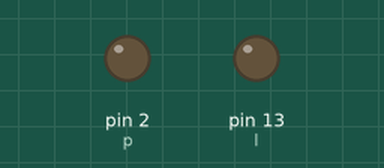
Simulated run of this sketch. Board: Arduino Uno, built with avr-gcc and run on an emulated ATmega328P. Parts: output pins drawn as LEDs (lit = HIGH).

Above: at 1.0 s.
At 3.0 s:
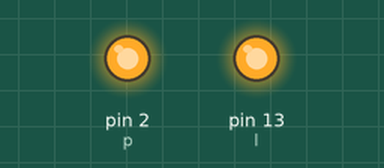
Timing chart, 0 to 5.2 s (numbered marks = the images above):
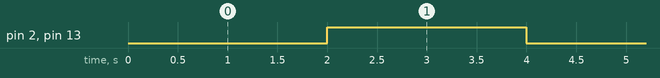

The sketch:

relay_dpdt.ino
```cpp
#define p 2
#define l 13


void setup() {
  // put your setup code here, to run once:
Serial.begin(9600);
 pinMode(p, OUTPUT);
 pinMode(l, OUTPUT);
digitalWrite(p,0);
digitalWrite(l,0);
}

void loop() {
  digitalWrite(p,0);
  digitalWrite(l,0);
  delay(2000);

  digitalWrite(p,1);
  digitalWrite(l,1);
  delay(2000);
}
```

Measured:
- by itself, pin 2 (p), pin 13 (l): alternates HIGH for 2.0 s and LOW for 2.0 s
